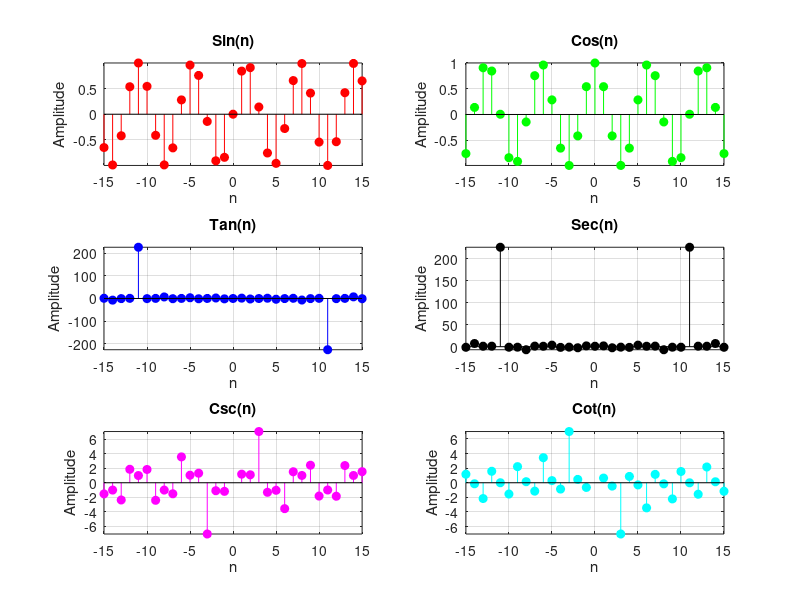

This figure's MATLAB source: (Note: this script raises an error after producing the figure.)
% =========================================================================
% EXPERIMENT 01 - DSP LAB
% Generation of Basic Trigonometric Signals and Their Classification
%
% Signals:
% 1. Sin(n)
% 2. Cos(n)
% 3. Tan(n)
% 4. Sec(n)
% 5. Csc(n)
% 6. Cot(n)
%
% Classification:
% 1. Discrete-Time / Continuous-Time
% 2. Even / Odd / Neither
% 3. Periodic / Non-Periodic
% 4. Energy / Power / Neither
% =========================================================================

clc;
clear;
close all;

%% ------------------------------------------------------------------------
% Time Index
% -------------------------------------------------------------------------

n = -15:15;

%% ------------------------------------------------------------------------
% Signal Definitions
% -------------------------------------------------------------------------

a = sin(n);
b = cos(n);
c = tan(n);
d = sec(n);
e = csc(n);
f = cot(n);

signals = {a, b, c, d, e, f};

names = {'Sin(n)', 'Cos(n)', 'Tan(n)', ...
         'Sec(n)', 'Csc(n)', 'Cot(n)'};

% Original color scheme
colors = {'r', 'g', 'b', 'k', 'm', 'c'};

%% ------------------------------------------------------------------------
% Figure: Stem Plots
% -------------------------------------------------------------------------

figure('Name', 'Basic Trigonometric Discrete-Time Signals', ...
       'NumberTitle', 'off');

for k = 1:6

    subplot(3,2,k);

    stem(n, signals{k}, colors{k}, 'filled');

    title(names{k});
    xlabel('n');
    ylabel('Amplitude');

    grid on;
    axis tight;

end

sgtitle('Basic Trigonometric Discrete-Time Signals');

%% ------------------------------------------------------------------------
% Signal Classification
% -------------------------------------------------------------------------

fprintf('\n');
fprintf('===============================================================================================\n');
fprintf('                    TRIGONOMETRIC SIGNAL CLASSIFICATION TABLE\n');
fprintf('===============================================================================================\n');

fprintf('%-10s | %-12s | %-14s | %-18s | %-30s\n', ...
        'Signal', ...
        'Time Type', ...
        'Symmetry', ...
        'Periodicity', ...
        'Energy / Power');

fprintf('-----------------------------------------------------------------------------------------------\n');

results = cell(6,5);

for k = 1:6

    x = signals{k};

    [timeType, symType, periodicity, epType] = ...
        classifySignal(x, n);

    results(k,:) = {names{k}, ...
                    timeType, ...
                    symType, ...
                    periodicity, ...
                    epType};

    fprintf('%-10s | %-12s | %-14s | %-18s | %-30s\n', ...
            names{k}, ...
            timeType, ...
            symType, ...
            periodicity, ...
            epType);

end

fprintf('===============================================================================================\n');

%% ------------------------------------------------------------------------
% Theoretical Notes
% -------------------------------------------------------------------------

fprintf('\n');
fprintf('THEORETICAL NOTES\n');
fprintf('===============================================================================================\n');

fprintf('1. sin(n) is an odd, non-periodic discrete-time signal.\n');
fprintf('2. cos(n) is an even, non-periodic discrete-time signal.\n');
fprintf('3. tan(n) is an odd, non-periodic discrete-time signal.\n');
fprintf('4. sec(n) is an even, non-periodic discrete-time signal.\n');
fprintf('5. csc(n) is an odd, non-periodic discrete-time signal.\n');
fprintf('6. cot(n) is an odd, non-periodic discrete-time signal.\n');

fprintf('\n');
fprintf('Energy/Power classification is based on the theoretical infinite-duration\n');
fprintf('definitions rather than the finite plotting interval n = -15 to 15.\n');

fprintf('===============================================================================================\n');
fprintf('\n');

fprintf('Experiment 01 completed successfully.\n');

%% ------------------------------------------------------------------------
% Local Function
% -------------------------------------------------------------------------

function [timeType, symType, periodicity, epType] = classifySignal(x, n)

    %% 1. Time Classification

    % n contains integer sample indices.
    timeType = 'Discrete';


    %% 2. Even / Odd Classification

    % Since n = -15:15 is symmetric about zero,
    % reversing the sequence gives x[-n].

    x_flipped = fliplr(x);

    % Ignore non-finite numerical values near singularities.
    valid = isfinite(x) & isfinite(x_flipped);

    tol = 1e-6;

    if all(abs(x(valid) - x_flipped(valid)) < tol)

        symType = 'Even';

    elseif all(abs(x(valid) + x_flipped(valid)) < tol)

        symType = 'Odd';

    else

        symType = 'Neither';

    end


    %% 3. Periodicity Classification

    % For a discrete-time sinusoidal signal:
    %
    % x[n] = sin(w0*n)
    %
    % the signal is periodic only when:
    %
    % w0/(2*pi) = rational number.
    %
    % Here:
    %
    % w0 = 1 rad/sample
    %
    % Therefore:
    %
    % 1/(2*pi) is irrational.
    %
    % Hence sin(n) and cos(n) are non-periodic.
    %
    % tan(n), sec(n), csc(n), and cot(n) have periods involving
    % pi, but pi is not an integer. Therefore they are also
    % non-periodic discrete-time sequences.

    periodicity = 'Non-Periodic';


    %% 4. Energy / Power Classification

    % These trigonometric signals do not have finite total energy.
    %
    % sin(n) and cos(n):
    % Their squared values do not produce a convergent energy sum.
    %
    % tan(n), sec(n), csc(n), and cot(n):
    % These signals contain singularities and become unbounded.
    %
    % Therefore, for this experiment they are classified as
    % neither finite-energy nor finite-power signals.

    epType = 'Neither';

end
